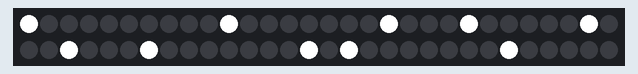
A sketch run on a simulated Arduino Uno, built with avr-gcc and run on an emulated ATmega328P. On the bench: 60 RGB LEDs in strip order, left to right, continuing on the next row.

Above: at 0.01 s.
At 0.45 s:
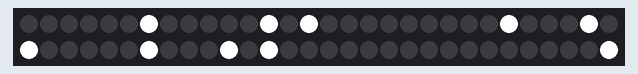
At 1.03 s:
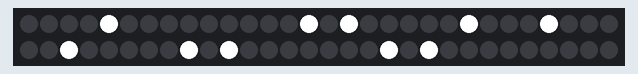

The sketch:

demoLedEffect.ino
```cpp
#include <FastLED.h>
#define LED_PIN 7
#define NUM_LEDS 60
int framecounter;
int choice=1;
int timer = 70;
int a1 = 255;
int a0 = 0;
CRGB leds [NUM_LEDS];
void setup() {
  FastLED.addLeds<WS2812B, LED_PIN, GRB>(leds, NUM_LEDS);
  Serial.begin(9600);

}

void loop() {

frameToCode("1nnnnnnnnn1nnnnnnn1nnn1nnnnn1nnn1nnn1nnnnnnn1n1nnnnnnn1nnnnn");
frameToCode("n1nnnnnnnnnnnnnnn1n1nnn1nnnnn1n1nnn1nnnnnnnnn1n1nnnnn1nnnnnn");
frameToCode("nn1nnnnnnnnnnnnn1n1n1nnn1nnnnn1nnn1nnnnnnnnnnn1n1nnn1nnnnnnn");
frameToCode("nnn1nnnnnnnnnnn1n1nnn1nnn1nnnnnnn1nnnnn1nnnnnnn1n1n1nnnnnnnn");
frameToCode("nnnn1nnnnnnnnn1n1nnnnn1nnn1nnnnn1nnnnn1n1nnnnnnn1n1nnnnnnnnn");
frameToCode("nnnnn1nnnnnnn1n1nnnnnnn1nnn1nnn1nnnnn1nnn1nnnnnnn1nnnnnnnnnn");
frameToCode("nnnnnn1nnnnn1n1nnnnnnnnn1nnn1n1nnnnn1nnn1n1nnnnnnnnnnnnnnnn1");
frameToCode("nnnnnnn1nnn1n1nnnnnnnnnnn1nnn1nnnnn1nnn1n1n1nnnnnnnnnnnnnn1n");
frameToCode("nnnnnnnn1n1n1nnnnnnn1nnnnn1nnnnnnn1nnn1nnn1n1nnnnnnnnnnnn1nn");
frameToCode("nnnnnnnnn1n1nnnnnnn1n1nnnnn1nnnnn1nnn1nnnnn1n1nnnnnnnnnn1nnn");

}
void frameToCode(String input) {
  int i=0;
  while(i<60){
    if(input[i]=='1'){
      leds[i]=CRGB(a1,a1,a1);
    }
    if (input[i]=='n'){
      leds[i]=CRGB(a0,a0,a0);
    }
    i++;
    }
  FastLED.show();
  delay(timer);
}
```

Measured:
- by itself, everything shown: repeats every 0.73 s, in 10 steps
